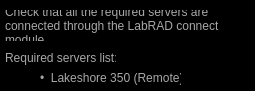
<?xml version="1.0" encoding="UTF-8"?>
<ui version="4.0">
 <class>Dialog</class>
 <widget class="QDialog" name="Dialog">
  <property name="geometry">
   <rect>
    <x>0</x>
    <y>0</y>
    <width>255</width>
    <height>91</height>
   </rect>
  </property>
  <property name="minimumSize">
   <size>
    <width>255</width>
    <height>91</height>
   </size>
  </property>
  <property name="maximumSize">
   <size>
    <width>255</width>
    <height>91</height>
   </size>
  </property>
  <property name="windowTitle">
   <string>nSOT Charactizer Server List</string>
  </property>
  <property name="windowIcon">
   <iconset resource="../Resources/nSOTScannerResources.qrc">
    <normaloff>:/nSOTScanner/Pictures/jj_schema.svg</normaloff>:/nSOTScanner/Pictures/jj_schema.svg</iconset>
  </property>
  <property name="styleSheet">
   <string notr="true">background: black</string>
  </property>
  <widget class="QLabel" name="label">
   <property name="geometry">
    <rect>
     <x>5</x>
     <y>50</y>
     <width>111</width>
     <height>16</height>
    </rect>
   </property>
   <property name="styleSheet">
    <string notr="true">#label{
color: rgb(168,168,168)
}</string>
   </property>
   <property name="text">
    <string>Required servers list: </string>
   </property>
  </widget>
  <widget class="QLabel" name="label_2">
   <property name="geometry">
    <rect>
     <x>40</x>
     <y>70</y>
     <width>141</width>
     <height>16</height>
    </rect>
   </property>
   <property name="styleSheet">
    <string notr="true">#label_2{
color: rgb(168,168,168)
}</string>
   </property>
   <property name="text">
    <string>•  Lakeshore 350 (Remote)</string>
   </property>
  </widget>
  <widget class="QLabel" name="label_3">
   <property name="geometry">
    <rect>
     <x>5</x>
     <y>10</y>
     <width>241</width>
     <height>31</height>
    </rect>
   </property>
   <property name="styleSheet">
    <string notr="true">#label_3{
color: rgb(168,168,168)
}</string>
   </property>
   <property name="text">
    <string>Check that all the required servers are connected through the LabRAD connect module. </string>
   </property>
   <property name="wordWrap">
    <bool>true</bool>
   </property>
  </widget>
 </widget>
 <resources>
  <include location="../Resources/nSOTScannerResources.qrc"/>
 </resources>
 <connections/>
</ui>
